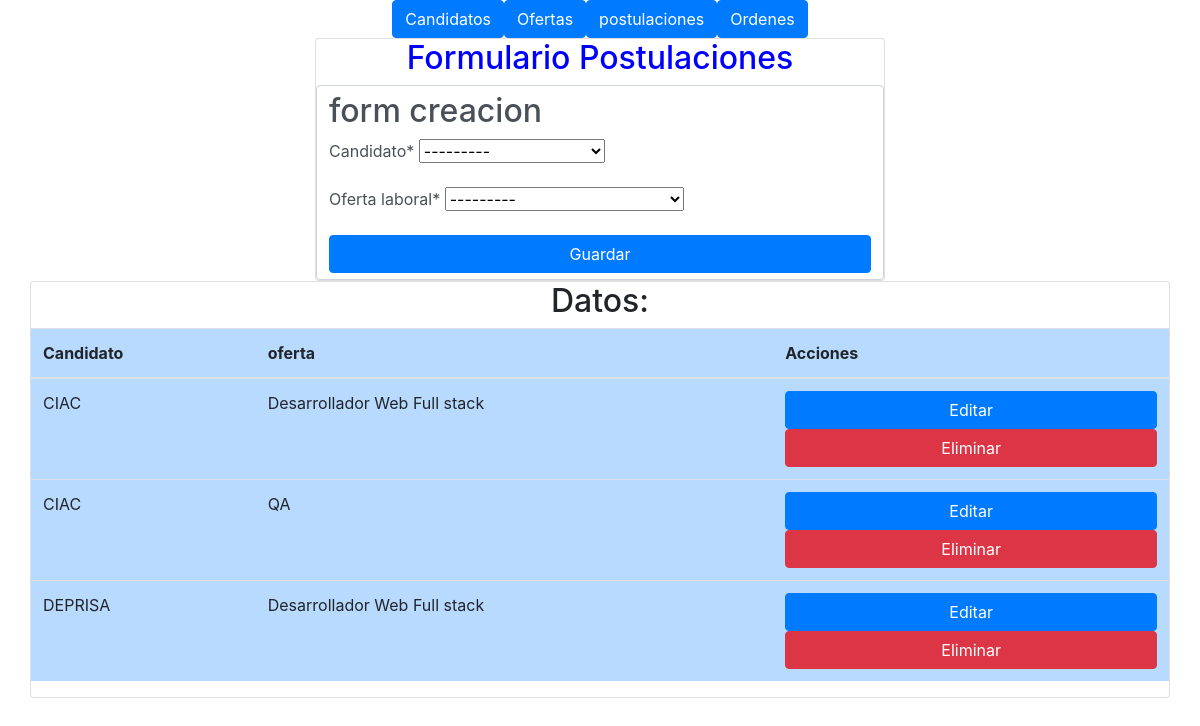
/contratacion/crear_postulacion/, run on an earlier commit of the app's database.
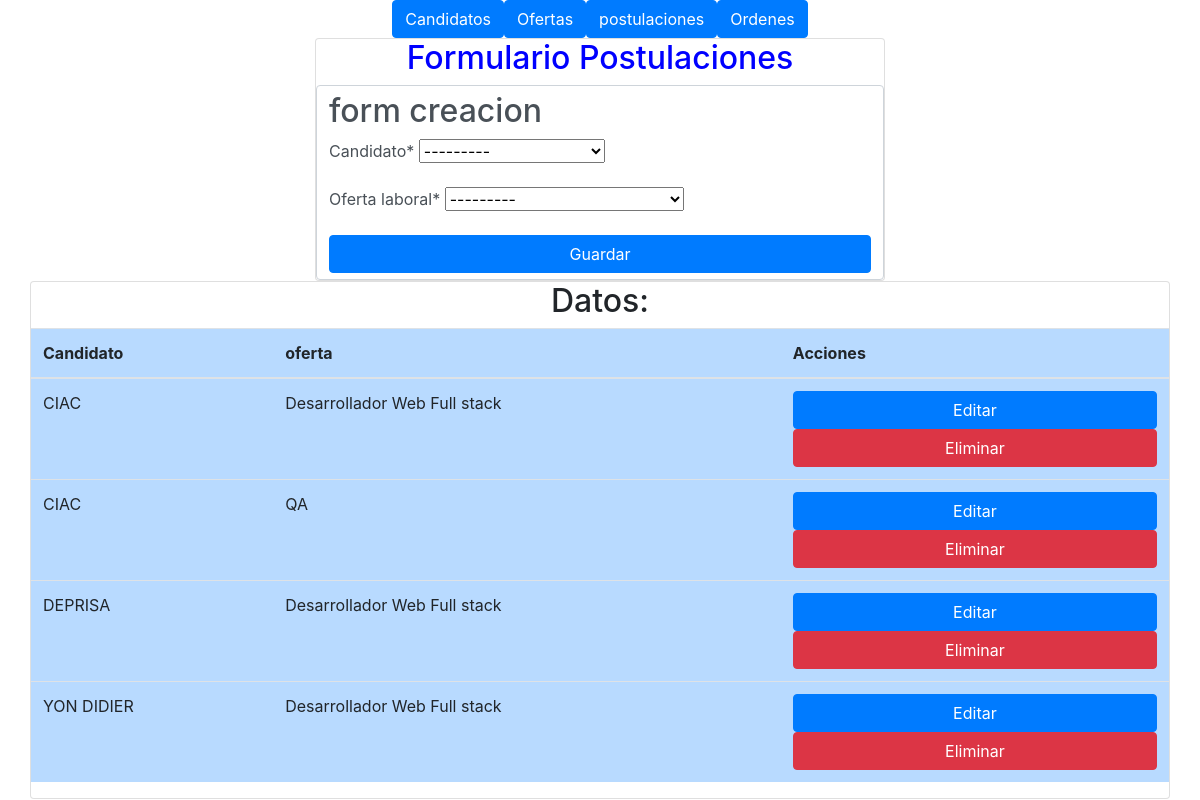
And on a later commit of the database.
### contratacion/models.py (models this page shows, shortened)
class Postulacion(models.Model):
    candidato = models.ForeignKey(Candidato, on_delete=models.CASCADE)
    oferta_laboral = models.ForeignKey(OfertaLaboral, on_delete=models.CASCADE)
    class Meta:
        verbose_name = "Postulación"
        verbose_name_plural = "Postulaciones"

class Candidato(models.Model):
    class EstadoEnum(models.TextChoices):
        RECLUTA = 'Reclutamiento', 'Reclutamiento'
        CONTRAT = 'Contratacion', 'Contratacion'
    estado = models.CharField(
        max_length=20,
        choices=EstadoEnum.choices,
        default=EstadoEnum.RECLUTA,
        null=True,
    )
    nombre = models.CharField(max_length=100,)
    cedula = models.CharField(max_length=20, blank=True, null=True)
    fecha_nacimiento = models.DateField(null=True, blank=True)
    rh = models.CharField(max_length=3, blank=True, null=True)
    ciudad_expedicion = models.CharField(max_length=100, blank=True, null=True)
    ciudad_nacimiento = models.CharField(max_length=100, blank=True, null=True)
    ciudad_domicilio = models.CharField(max_length=100, blank=True, null=True)
    def __str__(self):
        return self.nombre
    class Meta:
        verbose_name = "Candidato"
        verbose_name_plural = "Candidatos"

class OfertaLaboral(models.Model):
    cargo = models.CharField(max_length=100)
    cliente = models.TextField(blank=True, null=True)
    descripcion = models.TextField(blank=True, null=True)
    ciudad = models.CharField(max_length=100, blank=True, null=True)
    def __str__(self):
        return self.cargo
    class Meta:
        verbose_name = "Oferta Laboral"
        verbose_name_plural = "Ofertas Laborales"

### contratacion/views.py (the view, shortened to what this page needs)
# urls.py: path('crear_postulacion/', views.CrearPostulacion.as_view(), name='crear_postulacion'),
class CrearPostulacion(generic.CreateView):
    model = m.Postulacion
    form_class = f.PostulacionForm
    template_name = 'postulacion_list.html'
    def get_context_data(self, **kwargs):
        kwargs.update({
            'form1': self.get_form(),
            'postulaciones': m.Postulacion.objects.all(),
        })
        return super().get_context_data(**kwargs)

### contratacion/forms.py
class PostulacionForm(forms.ModelForm):
    class Meta:
        model = m.Postulacion
        fields = '__all__'

### contratacion/templates/postulacion_list.html (shortened to what this page needs)
{% load static %}
{% load crispy_forms_tags %}
<!DOCTYPE html>
<html lang="en">
<head>
    <link rel="stylesheet" href="https://cdn.jsdelivr.net/npm/bootstrap@4.0.0/dist/css/bootstrap.min.css">
</head>
<body class="container">
    <div class="row d-flex justify-content-center">
        <a class="btn btn-primary" href="{% url 'contratacion:crear_candidato' %}">Candidatos</a>
        <a class="btn btn-primary"  href="{% url 'contratacion:crear_oferta' %}">Ofertas</a>
        <a class="btn btn-primary"  href="{% url 'contratacion:crear_postulacion' %}">postulaciones</a>
        <a class="btn btn-primary"  href="{% url 'contratacion:crear_orden' %}">Ordenes</a>
    </div>
    <div class="row  d-flex justify-content-center">
        <div class="card w-50">
                <div class="h2 text-center w-100" style="color: blue">Formulario Postulaciones</div>
                <form method="POST"
                    {% if form2 %}
                    action="{% url 'contratacion:editar_postulacion' object.id %}"
                    {% else %}
                    action="{% url 'contratacion:crear_postulacion' %}"
                    {% endif %}
                    class="form-control">
                        {% if form2 %}
                        <div class="h2"> form Actualizacion</div>
                        {{ form2|crispy }}
                        {% else %}
                        <div class="h2"> form creacion</div>
                        {{ form1|crispy }}
                        {% endif %}
                        <div class="d-flex justify-content-center">
                            <button type="submit" class="btn btn-primary w-100">Guardar</button>
                        </div>
                </form>
            </div>
        </div>
        <div class="row d-flex justify-content-center">
         <div class=" card w-100">
            <h2 class="w-100 d-flex justify-content-center">Datos:</h2>
            <table class="table w-100 table-primary ">
                <thead class="table-primary">
                    <tr>
                        <th>Candidato</th>
                        <th>oferta</th>
                        <th>Acciones</th>
                    </tr>
                </thead>
                <tbody>
                    {% for candidato in postulaciones %}
                    <tr>
                        <td>{{ candidato.candidato }}</td>
                        <td>{{ candidato.oferta_laboral }}</td>
                        <td>
                            <a  class="btn btn-primary w-100" href="{% url 'contratacion:editar_postulacion' candidato.id %}" >Editar</a>
                            <form action="{% url 'contratacion:eliminar_postulacion' candidato.id %}" method="post" style="display:inline;">
                                <button type="submit" class="btn btn-danger w-100" onclick="return confirm('¿Estás seguro de que quieres eliminar este producto?');">Eliminar</button>
                            </form>
                        </td>
                    </tr>
                    {% endfor %}
                </tbody>
            </table>
         </div>
    </div>
</body>
</html>

What changed in the data, as far as the page shows it:
added Postulacion: candidato "YON DIDIER", oferta_laboral "Desarrollador Web Full stack"
